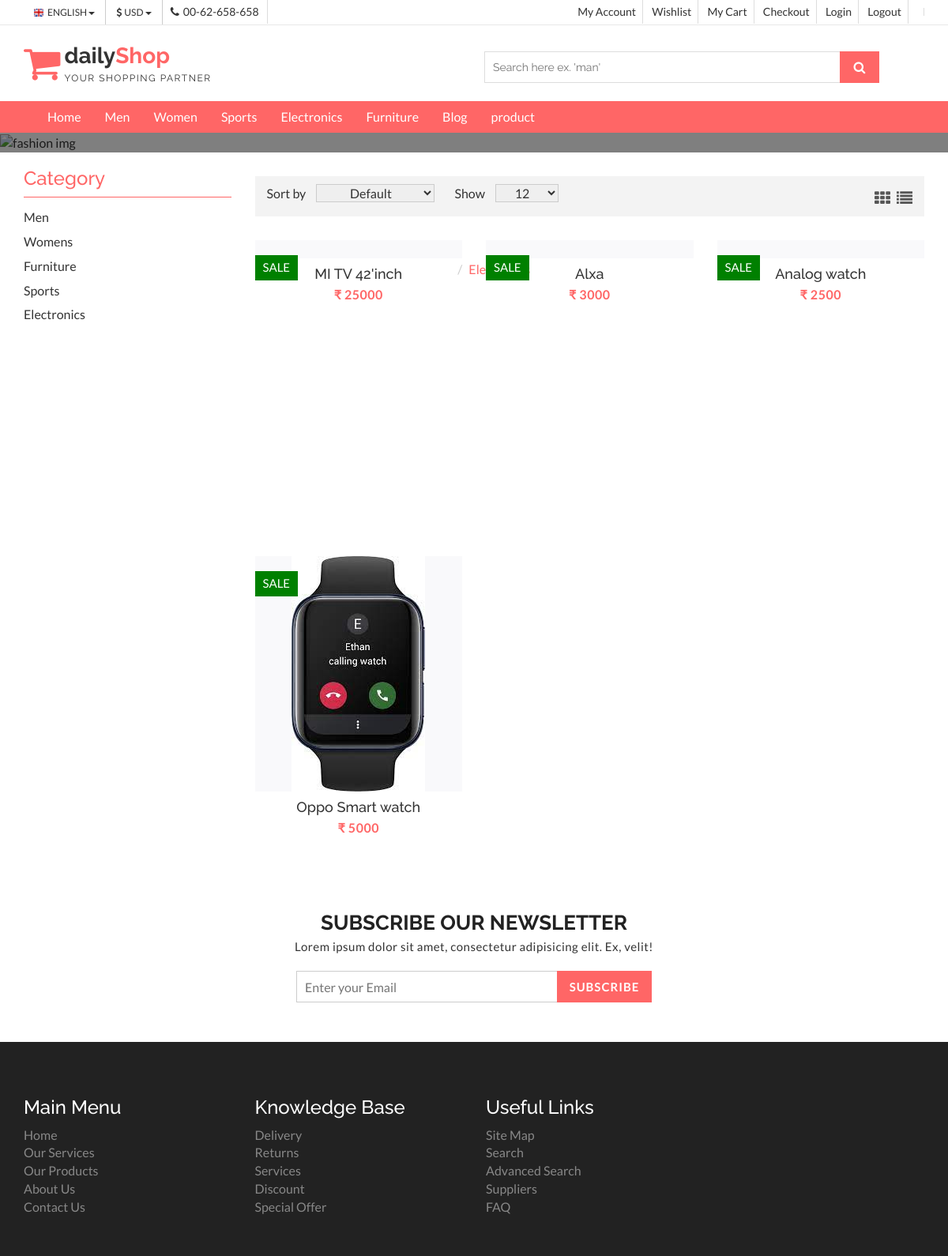
The app's page /electronics/5 with its own data.
### carts/models.py (models this page shows, shortened)
class Product(models.Model):
    category=models.ForeignKey(Category,on_delete=models.CASCADE)
    thumbnail = models.ImageField()
    title = models.CharField(max_length=100)
    price = models.IntegerField(default=0)
    content  = models.CharField(max_length=100)
    badge = models.CharField(max_length=100,null=True)
    stock=models.IntegerField()
    timestamp = models.DateTimeField(auto_now_add=True)

### carts/views.py (the view)
# urls.py: path('electronics/<int:category_id>',electronics,name='electronics'),
def electronics(request,category_id):
    try:
       product=Product.objects.filter(category_id=5)
    except:
        cart, created  = Cart.objects.get_or_create(user=request.user,complete=True)
        product = Wishlist.objects.filter(cart=cart)
    context = {'electronics': product}
    return render(request,'electronics.html',context)

### carts/templates/electronics.html (shortened to what this page needs)
{% load static %}
<!DOCTYPE html>
<html lang="en">
  <head>
    <link href="{% static 'css/font-awesome.css' %}" rel="stylesheet">
    <link href="{% static 'css/bootstrap.css' %}" rel="stylesheet">
    <link href="{% static 'css/jquery.smartmenus.bootstrap.css' %}" rel="stylesheet">
    <link rel="stylesheet" type="text/css" href="{% static 'css/jquery.simpleLens.css' %}">
    <link rel="stylesheet" type="text/css" href="{% static 'css/slick.css' %}">
    <link rel="stylesheet" type="text/css" href="{% static 'css/nouislider.css' %}">
    <link id="switcher" href="{% static 'css/theme-color/default-theme.css' %}" rel="stylesheet">
    <link href="{% static 'css/sequence-theme.modern-slide-in.css' %}" rel="stylesheet" media="all">
    <link href="{% static 'css/style.css' %}" rel="stylesheet">
  </head>
  <body class="productPage">
  <header id="aa-header">
    <div class="aa-header-top">
      <div class="container">
        <div class="row">
          <div class="col-md-12">
            <div class="aa-header-top-area">
              <div class="aa-header-top-left">
                <div class="aa-language">
                  <div class="dropdown">
                    <a class="btn dropdown-toggle" href="#" type="button" id="dropdownMenu1" data-toggle="dropdown" aria-haspopup="true" aria-expanded="true">
                      <img src="{% static 'img/flag/english.jpg' %}" alt="english flag">ENGLISH
                      <span class="caret"></span>
                    </a>
                  </div>
                </div>
                <div class="aa-currency">
                  <div class="dropdown">
                    <a class="btn dropdown-toggle" href="#" type="button" id="dropdownMenu1" data-toggle="dropdown" aria-haspopup="true" aria-expanded="true">
                      <i class="fa fa-usd"></i>USD
                      <span class="caret"></span>
                    </a>
                  </div>
                </div>
                <div class="cellphone hidden-xs">
                  <p><span class="fa fa-phone"></span>00-62-658-658</p>
                </div>
              </div>
              <div class="aa-header-top-right">
                <ul class="aa-head-top-nav-right">
                  <li><a href="{% url 'account' %}">My Account</a></li>
                  <li class="hidden-xs"><a href="{% url 'wishlist_detail' %}">Wishlist</a></li>
                  <li class="hidden-xs"><a href="{% url 'cart_detail' %}">My Cart</a></li>
                  <li class="hidden-xs"><a href="{% url 'checkout' %}">Checkout</a></li>
                  <li><a href="{% url 'account' %}">Login</a></li>
                  <li><a href="{% url 'logout' %}">Logout</a></li>
                  <li><a href="{% url 'logout' %}">{{ user.username }}</a></li>
                </ul>
              </div>
            </div>
          </div>
        </div>
      </div>
    </div>
    <div class="aa-header-bottom">
      <div class="container">
        <div class="row">
          <div class="col-md-12">
            <div class="aa-header-bottom-area">
              <div class="aa-logo">
                <a href="{% static 'index.html' %}">
                  <span class="fa fa-shopping-cart"></span>
                  <p>daily<strong>Shop</strong> <span>Your Shopping Partner</span></p>
                </a>
              </div>
              <div class="aa-search-box">
                <form action="">
                  <input type="text" name="" id="" placeholder="Search here ex. 'man' ">
                  <button type="submit"><span class="fa fa-search"></span></button>
                </form>
              </div>
            </div>
          </div>
        </div>
      </div>
    </div>
  </header>
  <section id="menu">
    <div class="container">
      <div class="menu-area">
        <div class="navbar navbar-default" role="navigation">
          <div class="navbar-collapse collapse">
            <ul class="nav navbar-nav">
              <li><a href="{% url 'index' %}">Home</a></li>
              <li><a href="{% url 'mens' 1 %}">Men</a>
              </li>
              <li><a href="{% url 'womens' 2 %}">Women</a>
              </li>
              <li><a href="{% url 'sports' 4 %}">Sports</a></li>
              <li><a href="{% url 'electronics' 5 %}">Electronics</a>
              </li>
              <li><a href="{% url 'furniture' 3 %}">Furniture</a></li>
              <li><a href="{% url 'blog-archive' %}">Blog</a>
              </li>
              <li><a href="{% url 'product' %}">product</a></li>
            </ul>
          </div>
        </div>
      </div>
    </div>
  </section>
  <section id="aa-catg-head-banner">
   <img src="{% static 'img/fashion/fashion-header-bg-8.jpg' %}" alt="fashion img">
   <div class="aa-catg-head-banner-area">
     <div class="container">
      <div class="aa-catg-head-banner-content">
        <h2>Fashion</h2>
        <ol class="breadcrumb">
          <li><a href="{% url 'index' %}">Home</a></li>
          <li class="active">Electronics</li>
        </ol>
      </div>
     </div>
   </div>
  </section>
  <section id="aa-product-category">
    <div class="container">
      <div class="row">
        <div class="col-lg-9 col-md-9 col-sm-8 col-md-push-3">
          <div class="aa-product-catg-content">
            <div class="aa-product-catg-head">
              <div class="aa-product-catg-head-left">
                <form action="" class="aa-sort-form">
                  <label for="">Sort by</label>
                  <select name="">
                    <option value="1" selected="Default">Default</option>
                  </select>
                </form>
                <form action="" class="aa-show-form">
                  <label for="">Show</label>
                  <select name="">
                    <option value="1" selected="12">12</option>
                  </select>
                </form>
              </div>
              <div class="aa-product-catg-head-right">
                <a id="grid-catg" href="#"><span class="fa fa-th"></span></a>
                <a id="list-catg" href="#"><span class="fa fa-list"></span></a>
              </div>
            </div>
            <div class="aa-product-catg-body">
              <ul class="aa-product-catg">
                {% for pro in electronics %}
                <li>
                  <figure>
                    <a class="aa-product-img" href="#"><img src="{{  pro.thumbnail.url }}" alt=""></a>
                    <figcaption>
                      <h4 class="aa-product-title"><a href="#">{{ pro.title }}</a></h4>
                      <span class="aa-product-price">&#8377 {{  pro.price }}</span>
                    </figcaption>
                  </figure>
                   <span class="aa-badge aa-sale" href="#">{{  pro.badge }}</span>
                  </li>
                  {% endfor %}
            </div>
          </div>
        </div>
        <div class="col-lg-3 col-md-3 col-sm-4 col-md-pull-9">
          <aside class="aa-sidebar">
            <div class="aa-sidebar-widget">
              <h3>Category</h3>
              <ul class="aa-catg-nav">
                <li><a href="{% url 'mens' 1 %}">Men</a></li>
                <li><a href="{% url 'womens' 2 %}">Womens</a></li>
                <li><a href="{% url 'furniture' 3 %}">Furniture</a></li>
                <li><a href="{% url 'sports' 4 %}">Sports</a></li>
                <li><a href="{% url 'electronics' 5 %}">Electronics</a></li>
              </ul>
            </div>
          </aside>
        </div>
      </div>
    </div>
  </section>
  <section id="aa-subscribe">
    <div class="container">
      <div class="row">
        <div class="col-md-12">
          <div class="aa-subscribe-area">
            <h3>Subscribe our newsletter </h3>
            <p>Lorem ipsum dolor sit amet, consectetur adipisicing elit. Ex, velit!</p>
            <form action="" class="aa-subscribe-form">
              <input type="email" name="" id="" placeholder="Enter your Email">
              <input type="submit" value="Subscribe">
            </form>
          </div>
        </div>
      </div>
    </div>
  </section>
  <footer id="aa-footer">
    <div class="aa-footer-top">
     <div class="container">
        <div class="row">
        <div class="col-md-12">
          <div class="aa-footer-top-area">
            <div class="row">
              <div class="col-md-3 col-sm-6">
                <div class="aa-footer-widget">
                  <h3>Main Menu</h3>
                  <ul class="aa-footer-nav">
                    <li><a href="#">Home</a></li>
                    <li><a href="#">Our Services</a></li>
                    <li><a href="#">Our Products</a></li>
                    <li><a href="#">About Us</a></li>
                    <li><a href="#">Contact Us</a></li>
                  </ul>
                </div>
              </div>
              <div class="col-md-3 col-sm-6">
                <div class="aa-footer-widget">
                  <div class="aa-footer-widget">
                    <h3>Knowledge Base</h3>
                    <ul class="aa-footer-nav">
                      <li><a href="#">Delivery</a></li>
                      <li><a href="#">Returns</a></li>
                      <li><a href="#">Services</a></li>
                      <li><a href="#">Discount</a></li>
                      <li><a href="#">Special Offer</a></li>
                    </ul>
                  </div>
                </div>
              </div>
              <div class="col-md-3 col-sm-6">
                <div class="aa-footer-widget">
                  <div class="aa-footer-widget">
                    <h3>Useful Links</h3>
                    <ul class="aa-footer-nav">
                      <li><a href="#">Site Map</a></li>
                      <li><a href="#">Search</a></li>
                      <li><a href="#">Advanced Search</a></li>
                      <li><a href="#">Suppliers</a></li>
                      <li><a href="#">FAQ</a></li>
                    </ul>
                  </div>
                </div>
              </div>
  </footer>
  </body>
</html>

### carts/static/css/theme-color/default-theme.css (style rules this page uses)
h2 { color: #ff6666; }
#aa-header .aa-header-bottom .aa-header-bottom-area .aa-logo a > span { color: #ff6666; }
#aa-header .aa-header-bottom .aa-header-bottom-area .aa-logo a strong { color: #ff6666; }
#aa-header .aa-header-bottom .aa-header-bottom-area .aa-search-box button { background-color: #ff6666; }
#menu { background-color: #ff6666; }
.aa-product-catg li .aa-product-price { color: #ff6666; }
#aa-subscribe .aa-subscribe-area .aa-subscribe-form input[type="submit"] { background: #ff6666 none repeat scroll 0 0; border: 1px solid #ff6666; }
#aa-catg-head-banner .aa-catg-head-banner-area .aa-catg-head-banner-content .breadcrumb .active { color: #ff6666; }
#aa-product-category .aa-sidebar .aa-sidebar-widget h3 { color: #ff6666; border-bottom: 1px solid #ff6666; }

### records on screen
Product: title "MI TV 42'inch", price "25000", badge "SALE"
Product: title "Alxa", price "3000", badge "SALE"
Product: title "Analog watch", price "2500", badge "SALE"
Product: thumbnail (picture), title "Oppo Smart watch", price "5000", badge "SALE"
